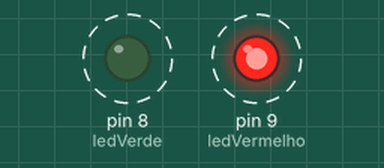
A sketch run on a simulated Arduino Uno, built with avr-gcc and run on an emulated ATmega328P. Parts: output pins drawn as LEDs (lit = HIGH). Dashed ring = blinking.

Above: at 0.5 s.
Timing chart, 0 to 4.6 s (numbered marks = the images above):
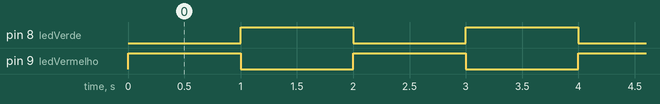

The sketch:

piscaLed.ino
```cpp
int ledVermelho = 9;
int ledVerde = 8;

void setup() {
  pinMode(ledVerde, OUTPUT);
  pinMode(ledVermelho, OUTPUT);
}

void loop() {
  digitalWrite(ledVermelho, HIGH);
  digitalWrite(ledVerde, LOW);
  delay(1000);
  digitalWrite(ledVermelho, LOW);
  digitalWrite(ledVerde, HIGH);
  delay(1000);
}
```

Measured:
- by itself, pin 8 (ledVerde), pin 9 (ledVermelho): alternates HIGH for 1.0 s and LOW for 1.0 s
